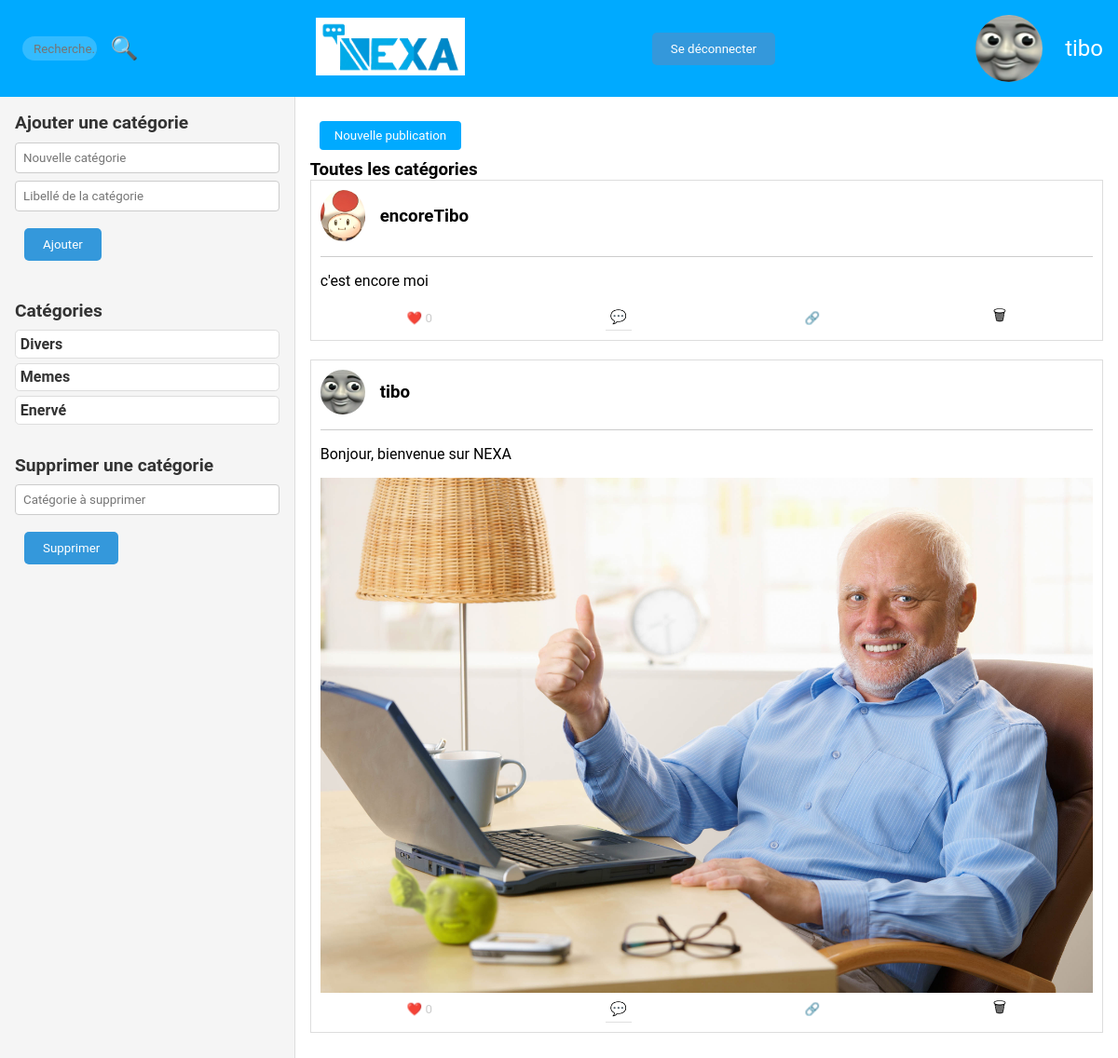
The page /views/dashboard.php (signed in) on the database its author committed.
### tables this page shows
CREATE TABLE "users" (
	"id"	INTEGER NOT NULL,
	"username"	TEXT,
	"email"	TEXT,
	"mdp"	TEXT,
	"codeMDPOublie"	TEXT,
	"pp"	TEXT,
	"is_moderator"	BOOLEAN DEFAULT 0,
	"last_connexion"	DATE,
	"first_connexion"	DATE,
	"codeInscription"	VARCHAR(10), description VARCHAR2(1000),
	PRIMARY KEY("id")
);

CREATE TABLE categorie (
    id INTEGER PRIMARY KEY,
    nom_categorie TEXT NOT NULL
, libelle VARCHAR(255));

CREATE TABLE "Post" (
              id_post INTEGER PRIMARY KEY,
              user TEXT,
              pp TEXT,
              contenu TEXT,
              Time TEXT,
              Like INTEGER DEFAULT 0,  -- Ajoutez la colonne avec la valeur par défaut
              Comment INTEGER,
              partage INTEGER,
              vues INTEGER,
              id_pere INTEGER, image TEXT, categorie VARCHAR(255),
              FOREIGN KEY(user) REFERENCES Users(user),
              FOREIGN KEY(pp) REFERENCES Users(pp)
            );

### ctrl/UserController.php (called while the page is built, shortened)
<?php
require_once $_SERVER['DOCUMENT_ROOT'] . '/models/UserModel.php';
class UserController
{
    public function getUser($email)
    {
        $userModel = new UserModel();
        $user = $userModel->getUserData($email);
        return $user;
    }
}

### models/UserModel.php (called while the page is built, shortened)
<?php
class UserModel
{
    public function connectDB()
    {
        $path = __DIR__ . "/../db/db_nexa.sqlite";
        try {
            $db = new PDO('sqlite:' . $path);
            $db->setAttribute(PDO::ATTR_ERRMODE, PDO::ERRMODE_EXCEPTION);
            return $db;
        } catch (PDOException $e) {
            die('Erreur de connexion à la base de données : ' . $e->getMessage());
        }
    }
    public function getUserData($username)
    {
        $query = "SELECT * FROM users WHERE username = :username";
        $stmt = $this->connectDB()->prepare($query);
        $stmt->bindParam(':username', $username, PDO::PARAM_STR);
        $stmt->execute();
        $user_data = $stmt->fetch(PDO::FETCH_ASSOC);
        return $user_data;
    }
}

### models/CategorieModel.php (called while the page is built, shortened)
<?php
class CategorieModel
{
    public function connectDB()
    {
        $path = __DIR__ . "/../db/db_nexa.sqlite";
        try {
            $db = new PDO('sqlite:' . $path);
            $db->setAttribute(PDO::ATTR_ERRMODE, PDO::ERRMODE_EXCEPTION);
            return $db;
        } catch (PDOException $e) {
            die('Erreur de connexion à la base de données : ' . $e->getMessage());
            session_start();
            $_SESSION["error_message"] = "Connexion impossible a la DB !";
            header('Location: ../index.php');
            exit;
        }
    }
    public function getCategorieAll()
    {
        try {
            $db = $this->connectDB();
            $query = "SELECT * FROM categorie";
            $stmt = $db->query($query);
            $categories = $stmt->fetchAll(PDO::FETCH_ASSOC);
            return $categories;
        } catch (PDOException $e) {
            error_log("Erreur lors de la récupération de toutes les catégories : " . $e->getMessage());
            return [];
        }
    }
}

### ctrl/CategorieController.php (called while the page is built, shortened)
<?php
require_once $_SERVER['DOCUMENT_ROOT'] . '/models/CategorieModel.php';
class CategorieController
{
    public function getCategorieAll()
    {
        $categorieModel = new CategorieModel();
        $result = $categorieModel->getCategorieAll();
        return $result;
    }
}

### ctrl/PostController.php (called while the page is built, shortened)
<?php
require_once $_SERVER['DOCUMENT_ROOT'] . ('/models/PostModel.php');
class PostController
{
    public function getPostsAll($user)
    {
        $postModel = new PostModel();
        $posts = $postModel->getPostsAll($user);
        return $posts;
    }
}

### models/PostModel.php (called while the page is built, shortened)
<?php
class PostModel
{
    public function connectDB()
    {
        $path = __DIR__ . "/../db/db_nexa.sqlite";
        try {
            $db = new PDO('sqlite:' . $path);
            $db->setAttribute(PDO::ATTR_ERRMODE, PDO::ERRMODE_EXCEPTION);
            return $db;
        } catch (PDOException $e) {
            die('Erreur de connexion à la base de données : ' . $e->getMessage());
            session_start();
            $_SESSION["error_message"] = "Connexion impossible a la DB !";
            header('Location: ../index.php');
            exit;
        }
    }
    public function getPostsAll($user)
    {
        $query = "SELECT Post.*, (SELECT COUNT(*) FROM Likes WHERE Likes.post_id = Post.id_post) as LikeCount, (SELECT COUNT(*) FROM Likes WHERE Likes.post_id = Post.id_post AND Likes.user = :user) as user_liked, Users.pp AS user_pp FROM Post LEFT JOIN Users ON Post.user = Users.username WHERE id_pere IS NULL ORDER BY Time DESC";
        $stmt = $this->connectDB()->prepare($query);
        $stmt->bindParam(':user', $user);
        $stmt->execute();
        $posts = $stmt->fetchAll();
        return $posts;
    }
}

### views/dashboard.php (the view, shortened to what this page needs)
<?php
$user = isset($_SESSION['username']) ? $_SESSION['username'] : 'err_user';
require_once('../ctrl/UserController.php');
$userCtrl = new UserController();
$user_data = $userCtrl->getUser($user);
require_once('../ctrl/PostController.php');
if (isset($_GET['category'])) {
    $categorie = $_GET['category'];
    $postCtrl = new PostController();
    $posts = $postCtrl->getPostsByCategory($categorie, $user);
    require_once('../ctrl/CategorieController.php');
    $categorieCtrl = new CategorieController();
    $categorieLibelle = $categorieCtrl->getLibelleCategorie($categorie);
} elseif (isset($_GET['scearch'])) {
    $contenu = $_GET['scearch'];
    $postCtrl = new PostController();
    $posts = $postCtrl->getPostsByContenu($contenu, $user);
} else {
    $postCtrl = new PostController();
    $posts = $postCtrl->getPostsAll($user);
    $categorieLibelle = "Toutes les catégories";
}
require_once('../ctrl/CategorieController.php');
$categorieCtrl = new CategorieController();
$categorie_fetch = $categorieCtrl->getCategorieAll();
$categorieLeftPannel = $categorie_fetch;
$is_moderator = $user_data['is_moderator'];
?>
<!DOCTYPE html>
<html lang="fr">
<head>
    <link rel="stylesheet" href="../css/dashboard.css">
</head>
<body class="dashboard-body">
    <?php include('header.php'); ?>
    <main class="main-content">
        <section class="left-panel">
            <?php if ($is_moderator == 1): ?>
                <h2 class="section-title">Ajouter une catégorie</h2>
                <form id="addCategoryForm" class="category-form" action="../Categorie/ajouterCategorie" method="post">
                    <input type="text" name="nom_categorie" id="newCategory" class="category-input"
                        placeholder="Nouvelle catégorie" required>
                    <input type="text" name="libelle" id="newLibelle" class="category-input"
                        placeholder="Libellé de la catégorie" required>
                    <button type="submit" class="category-button dashboard-button">Ajouter</button>
                </form>
            <?php endif; ?>
            <h2 class="section-title">Catégories</h2>
            <ul id="categoryList" class="category-list">
                <?php
                foreach ($categorieLeftPannel as $categorie): ?>
                    <a href="dashboard.php?category=<?php echo $categorie['nom_categorie']; ?>">
                        <h3 class="category-item">
                            <?php echo $categorie['nom_categorie']; ?>
                        </h3>
                    </a>
                <?php endforeach; ?>
            </ul>
            <?php if ($is_moderator == 1): ?>
                <h2 class="section-title">Supprimer une catégorie</h2>
                <form id="removeCategoryForm" class="category-form" action="../Categorie/removeCategorie" method="post">
                    <input type="text" name="nom_categorie" id="newCategory" class="category-input"
                        placeholder="Catégorie à supprimer" required>
                    <button type="submit" class="category-button dashboard-button">Supprimer</button>
                </form>
            <?php endif; ?>
        </section>
        <section class="right-panel">
            <button id="ouvrirPublication" class="dashboard-button">Nouvelle publication</button>
            <h3>
                <?php echo $categorieLibelle; ?>
            </h3>
            <?php include('afficherpost.php'); ?>
        </section>
    </main>
</body>
</html>

### views/header.php (shortened to what this page needs)
<link rel="stylesheet" href="../css/header.css">
<header class="header-body">
    <div class="left-header">
        <form method="GET" id="searchForm" class="search-form" action="../Post/getPostsByContenu">
            <div class="left-header">
                <input type="text" id="searchInput" name="contenu" class="search-input" placeholder="Recherche..."
                    required>
                <button id="searchBtn" class="search-btn" type="submit">🔍</button>
            </div>
        </form>
    </div>
    <a href="dashboard.php"><img src="../Images/Logos/Logo_Nexa.png" alt="Logo Nexa" class="logo-img"></a>
    <form action="../User/logout" method="post">
        <input class='button' type="submit" name="logout" value="Se déconnecter">
    </form>
    <div class="user-icon">
        <a href="profil.php" class="username-link"><img src="../<?php echo $user_data['pp']; ?>" alt="Profil"
                class="post-pp post-pp-hover"></a>
        <?php echo $user; ?>
    </div>
</header>

### views/afficherpost.php (shortened to what this page needs)
<link rel="stylesheet" href="../css/afficherpost.css">
<?php
foreach ($posts as $post): ?>
    <div class="afficherpost">
        <a href="profilViewer.php?user=<?php echo $post['user']; ?>">
            <div class="post">
                <div class="post-header">
                    <img src="../<?php echo $post['user_pp']; ?>" alt="Photo de profil de l'utilisateur"
                        class="post-pp post-pp-hover">
                    <h3 class="post-username">
                        <?php echo $post['user']; ?>
                    </h3>
                </div>
        </a>
        <hr class="post-divider">
        <p class="post-content">
            <?php echo $post['contenu']; ?>
        </p>
        <?php if (!empty($post['image'])): ?>
            <img src="../<?php echo $post['image']; ?>" alt="Photo de profil" class="post-image" />
        <?php endif; ?>
        <div class="post-actions">
            <button class="post-action like" data-id_post="<?php echo $post['id_post']; ?>" <?php echo $post['user_liked'] > 0 ? 'disabled' : ''; ?>>❤️
                <?php echo $post['LikeCount']; ?>
            </button>
            <a id="post-link" class="post-action comment" href="post.php?id=<?php echo $post['id_post']; ?>">💬</a>
            <button class="post-action share" id="copy-link">🔗</button>
            <?php if ($is_moderator == 1 || $post['user'] == $user): ?>
                <a class="post-action delete" href="supprimerPost.php?id=<?php echo $post['id_post']; ?>">🗑</a>
            <?php endif; ?>
        </div>
    </div>
<?php endforeach; ?>

### css/dashboard.css (style rules this page uses)
* { font-family: 'Roboto', sans-serif; margin: 0; padding: 0; box-sizing: border-box; }
.dashboard-body a { text-decoration: none; color: #000; }
.dashboard-body { margin: 0; padding: 0; }
.dashboard-body .main-content { display: flex; justify-content: space-between; height: calc(100vh - 3.7em); }
.dashboard-body .left-panel { flex: 1; padding: 1em; border-right: 0.12em solid #ddd; overflow-y: auto; }
.dashboard-body .right-panel { flex: 3; padding: 1em; overflow-y: auto; }
#ouvrirPublication { background-color: #00aaff; color: white; padding: 0.6em 1.2em; border: none; border-radius: 0.3em; cursor: pointer; }
.dashboard-body .left-panel { flex: 1; padding: 1em; border-right: 0.12em solid #ddd; overflow-y: auto; background-color: #f5f5f5; }
.dashboard-body .section-title { font-size: 1.2em; margin-bottom: 0.5em; color: #333; }
.dashboard-body .category-form { margin-bottom: 2em; }
.dashboard-body .category-input { width: 100%; padding: 0.6em; border: 1px solid #ccc; border-radius: 0.3em; margin-bottom: 0.6em; background-color: #fff; color: #333; transition: border-color 0.3s ease; }
.dashboard-body .category-button { background-color: #00aaff; color: #fff; border: none; padding: 0.6em 1.2em; border-radius: 0.3em; cursor: pointer; transition: background-color 0.3s ease-in-out; }
.dashboard-body .category-list { list-style: none; padding: 0; margin-bottom: 2em; }
.dashboard-body .category-item { font-size: 1em; margin: 0; color: #333; padding: 0.3em; background-color: #fff; border: 1px solid #ddd; border-radius: 0.3em; cursor: pointer; transition: background-color 0.3s ease; margin-bottom: 0.3em; }
.dashboard-body .dashboard-button { background-color: #3498db; color: #fff; border: none; padding: 10px 20px; border-radius: 5px; cursor: pointer; margin: 10px; transition: background-color 0.3s ease-in-out; }

### css/header.css (style rules this page uses)
.header-body { background-color: #00aaff; color: white; padding: 1em; display: flex; justify-content: space-between; align-items: center; width: 100%; }
.header-body .left-header { display: flex; align-items: center; }
.header-body .logo-img { width: 10em; background-color: white; padding: 0.3em; text-align: center; }
.header-body .search-btn, .header-body .search-input { margin-left: 0.6em; }
.header-body .search-btn { background: none; border: none; color: white; font-size: 1.5em; cursor: pointer; }
.header-body .search-input { width: 6em; height: 2em; border: none; border-radius: 1em; padding-left: 0.9em; background: rgba(255, 255, 255, 0.2); color: white; transition: width 0.4s ease, background 0.4s ease; outline: none; }
.header-body .user-icon { font-size: 1.5em; display: flex; align-items: center; }
.header-body .username-link { display: flex; align-items: center; color: white; text-decoration: none; margin-left: 0.6em; }
.header-body .button { background-color: #3498db; color: #fff; border: none; padding: 10px 20px; border-radius: 5px; cursor: pointer; margin: 10px; transition: background-color 0.3s ease-in-out; }
.header-body .post-pp { width: 3em; height: 3em; border-radius: 50%; margin-right: 1em; }

### css/afficherpost.css (style rules this page uses)
.afficherpost .post { border: 1px solid #ddd; padding: 10px; margin-bottom: 20px; }
.afficherpost .post img { max-width: 100%; height: auto; }
.afficherpost .post p { font-size: 16px; }
.afficherpost .post-header { display: flex; align-items: center; margin-bottom: 1em; }
.afficherpost .post-pp { width: 3em; height: 3em; border-radius: 50%; margin-right: 1em; }
.afficherpost .post-username { font-weight: bold; }
.afficherpost .post-divider { margin-bottom: 1em; border: 0; border-top: 1px solid #ccc; }
.afficherpost .post-content { margin-top: 1em; margin-bottom: 1em; }
.afficherpost .post-image { max-width: 65vw; max-height: 65vh; }
.afficherpost .post-actions { display: flex; justify-content: space-around; }
.afficherpost .post-action { background: none; border: none; cursor: pointer; transition: transform 0.3s ease; }
.afficherpost .post-action.like { color: #ccc; }
.afficherpost .comment { font-size: 0.9rem; padding: 5px; border-bottom: 1px solid #e0e0e0; }

### rows shown on the page
users: pp (picture)
categorie: nom_categorie "Divers"
categorie: nom_categorie "Memes"
categorie: nom_categorie "Enervé"
post: shows a picture, user "encoreTibo", contenu "c'est encore moi", LikeCount "0"
post: shows a picture, user "tibo", contenu "Bonjour, bienvenue sur NEXA", image (picture), LikeCount "0"

### other values the page prints
$user "tibo"
$categorieLibelle "Toutes les catégories"
